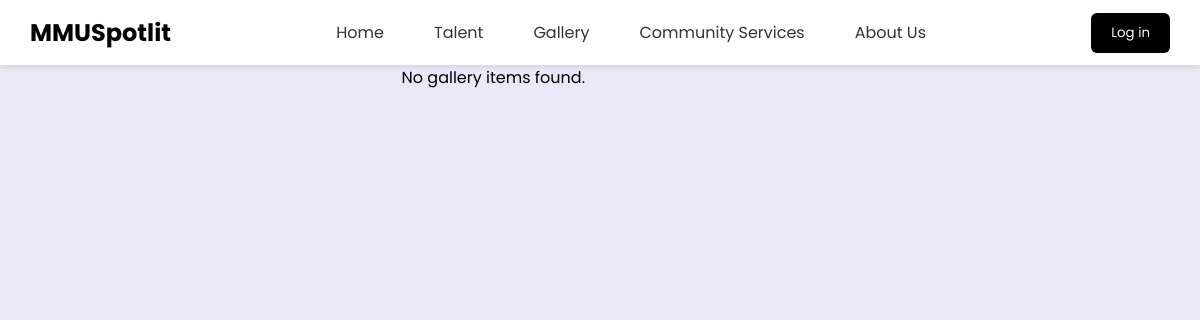
Before: /php/gallery.php with the older database file.
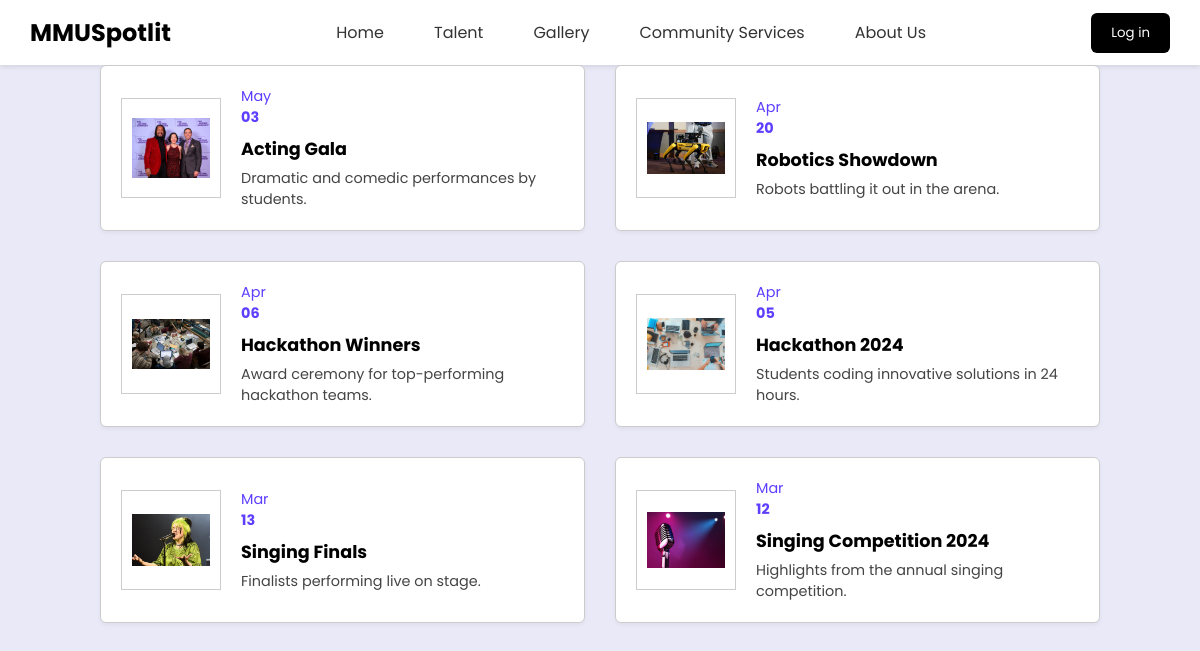
After: the same page with the newer database file.
### tables this page shows
CREATE TABLE `gallery` (
  `galleryID` int(11) NOT NULL,
  `media_title` varchar(200) DEFAULT NULL,
  `media_desc` varchar(500) DEFAULT NULL,
  `media_type` varchar(100) DEFAULT NULL,
  `media_date` date DEFAULT NULL,
  `gallery_pic` varchar(255) DEFAULT NULL
);

### php/gallery.php (the view, shortened to what this page needs)
<!DOCTYPE html>
<html lang="en">
<head>
  <link rel="stylesheet" href="../css/dashboard.css">
  <link rel="stylesheet" href="../css/gallery.css">
</head>
<body>
    <?php include 'header.php'; ?>
  <div class="card-grid">
    <?php
      include 'db_conn.php';
      $sql = "SELECT * FROM gallery ORDER BY media_date DESC LIMIT 6";
      $result = $conn->query($sql);
      if ($result && $result->num_rows > 0) {
        while ($row = $result->fetch_assoc()) {
          $month = date('M', strtotime($row['media_date']));
          $day = date('d', strtotime($row['media_date']));
          echo '
            <div class="card">
              <div class="card-image">
                <img src="' . $row['gallery_pic'] . '" alt="' . htmlspecialchars($row['media_title']) . '" />
              </div>
              <div class="card-content">
                <span class="card-date">' . $month . '<br><strong>' . $day . '</strong></span>
                <h3 class="card-title">' . htmlspecialchars($row['media_title']) . '</h3>
                <p class="card-details">' . htmlspecialchars($row['media_desc']) . '</p>
              </div>
            </div>
          ';
        }
      } else {
        echo '<p style="text-align:center;">No gallery items found.</p>';
      }
    ?>
  </div>
</body>
</html>

### php/header.php (shortened to what this page needs)
<?php
$loggedIn = isset($_SESSION['userID']);
$profileLink = '../php/talentProfile.php';
?>
<link rel="stylesheet" href="../css/dashboard.css" />
<header>
   <nav>
        <div class="navheader">
            <div class="navlogo">
                <a href="#">MMU<span>Spotlit</span></a>
            </div>
            <ul class="navlinks" id="nav-links">
                <li><a href="../php/dashboard.php">Home</a></li>
                <li><a href="../php/talent.php">Talent</a></li>
                <li><a href="../php/gallery.php">Gallery</a></li>
                <li><a href="../php/community.php">Community Services</a></li>
                <li class="dropdown">
                    <a href="../php/about.php">About Us</a>
                </li>
            </ul>
            <?php if ($loggedIn): ?>
        <ul class="navlinks">
          <li class="dropdown">
            <a href="#" class="dropbtn">Menu ▼</a>
            <ul class="dropdown-menu">
            <li><a href="<?= $profileLink ?>">My Profile</a></li>
        <?php if (isset($_SESSION['role']) && $_SESSION['role'] !== 'customer'): ?>
          <li><a href="../php/media.php">Media</a></li>
        <?php endif; ?>
              <li><a href="../php/logout.php">Log Out</a></li>
            </ul>
          </li>
        </ul>
      <?php else: ?>
        <a href="../src/register.php"><button type="button" class="loginbtn">Log in</button></a>
      <?php endif; ?>
      </div>
      </nav>
</header>

### css/dashboard.css (style rules this page uses)
* { font-family: 'Poppins', sans-serif; margin: 0; padding: 0; }
html, body { height: 100%; margin: 0; padding: 0; }
body { display: flex; flex-direction: column; min-height: 100vh; background: #eae9f7; }
.navheader { display: flex; align-items: center; justify-content: space-between; padding: 10px 30px; background-color: #fff; box-shadow: 0 2px 5px rgba(0, 0, 0, 0.1); }
.navlogo a { font-weight: bold; font-size: 1.5rem; color: #000; text-decoration: none; }
.navlinks { list-style: none; display: flex; gap: 20px; align-items: center; }
.navlinks li { position: relative; }
.navlinks a { text-decoration: none; color: #333; padding: 10px 15px; display: block; }
.loginbtn { background-color: #000000; color: white; padding: 10px 20px; border: none; border-radius: 6px; cursor: pointer; }

### css/gallery.css (style rules this page uses)
* { box-sizing: border-box; margin: 0; padding: 0; font-family: 'Poppins', Arial, sans-serif; }
body { background-color: #f7f9fa; padding: 40px; }
.card-grid { display: grid; grid-template-columns: repeat(2, 1fr); gap: 30px; max-width: 1000px; margin: 0 auto; }
.card { display: flex; background: #fff; border: 1px solid #ccc; border-radius: 6px; overflow: hidden; box-shadow: 0 2px 4px rgba(0,0,0,0.05); padding: 20px; align-items: center; transition: transform 0.2s ease; }
.card-image { flex: 0 0 100px; height: 100px; border: 1px solid #ccc; display: flex; align-items: center; justify-content: center; margin-right: 20px; }
.card-image img { max-width: 80%; max-height: 80%; }
.card-content { flex: 1; }
.card-date { color: #5e3eff; font-size: 0.9rem; display: inline-block; margin-bottom: 8px; }
.card-title { font-size: 1.1rem; font-weight: bold; margin-bottom: 6px; }
.card-details { font-size: 0.9rem; color: #444; }

Changed rows visible on the page:
added gallery: gallery_pic (picture), media_date "May", media_date "03", media_title "Acting Gala", media_desc "Dramatic and comedic performances by students."
added gallery: gallery_pic (picture), media_date "Apr", media_date "20", media_title "Robotics Showdown", media_desc "Robots battling it out in the arena."
added gallery: gallery_pic (picture), media_date "Apr", media_date "06", media_title "Hackathon Winners", media_desc "Award ceremony for top-performing hackathon teams."
added gallery: gallery_pic (picture), media_date "Apr", media_date "05", media_title "Hackathon 2024", media_desc "Students coding innovative solutions in 24 hours."
added gallery: gallery_pic (picture), media_date "Mar", media_date "13", media_title "Singing Finals", media_desc "Finalists performing live on stage."
added gallery: gallery_pic (picture), media_date "Mar", media_date "12", media_title "Singing Competition 2024", media_desc "Highlights from the annual singing competition."
Other visible differences:
text no longer shown: "No gallery items found."
